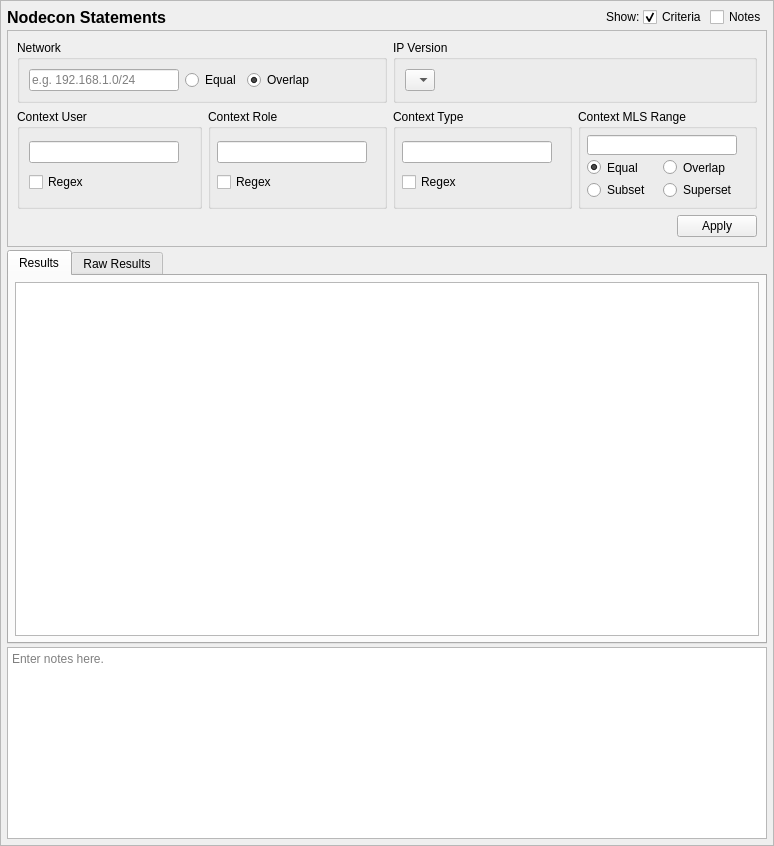
<?xml version="1.0" encoding="UTF-8"?>
<ui version="4.0">
 <class>NodeconQueryTab_ui</class>
 <widget class="QScrollArea" name="NodeconQueryTab_ui">
  <property name="geometry">
   <rect>
    <x>0</x>
    <y>0</y>
    <width>774</width>
    <height>846</height>
   </rect>
  </property>
  <property name="sizeAdjustPolicy">
   <enum>QAbstractScrollArea::AdjustToContents</enum>
  </property>
  <property name="widgetResizable">
   <bool>true</bool>
  </property>
  <widget class="QWidget" name="contents">
   <property name="geometry">
    <rect>
     <x>0</x>
     <y>0</y>
     <width>772</width>
     <height>844</height>
    </rect>
   </property>
   <property name="minimumSize">
    <size>
     <width>0</width>
     <height>0</height>
    </size>
   </property>
   <layout class="QGridLayout" name="gridLayout_9">
    <property name="leftMargin">
     <number>6</number>
    </property>
    <property name="topMargin">
     <number>6</number>
    </property>
    <property name="rightMargin">
     <number>6</number>
    </property>
    <property name="bottomMargin">
     <number>6</number>
    </property>
    <property name="spacing">
     <number>3</number>
    </property>
    <item row="3" column="0" colspan="5">
     <widget class="QTextEdit" name="notes">
      <property name="sizePolicy">
       <sizepolicy hsizetype="Preferred" vsizetype="Preferred">
        <horstretch>0</horstretch>
        <verstretch>0</verstretch>
       </sizepolicy>
      </property>
      <property name="minimumSize">
       <size>
        <width>0</width>
        <height>80</height>
       </size>
      </property>
      <property name="toolTip">
       <string>Optionally enter notes here about the query.</string>
      </property>
      <property name="placeholderText">
       <string>Enter notes here.</string>
      </property>
     </widget>
    </item>
    <item row="0" column="4">
     <widget class="QCheckBox" name="notes_expander">
      <property name="toolTip">
       <string>Show or hide the notes field (no data is lost)</string>
      </property>
      <property name="text">
       <string>Notes</string>
      </property>
     </widget>
    </item>
    <item row="0" column="3">
     <widget class="QCheckBox" name="criteria_expander">
      <property name="toolTip">
       <string>Show or hide the search criteria (no settings are lost)</string>
      </property>
      <property name="text">
       <string>Criteria</string>
      </property>
      <property name="checked">
       <bool>true</bool>
      </property>
     </widget>
    </item>
    <item row="0" column="0">
     <widget class="QLabel" name="label">
      <property name="sizePolicy">
       <sizepolicy hsizetype="Preferred" vsizetype="Fixed">
        <horstretch>0</horstretch>
        <verstretch>0</verstretch>
       </sizepolicy>
      </property>
      <property name="maximumSize">
       <size>
        <width>16777215</width>
        <height>20</height>
       </size>
      </property>
      <property name="font">
       <font>
        <pointsize>12</pointsize>
        <weight>75</weight>
        <bold>true</bold>
       </font>
      </property>
      <property name="text">
       <string>Nodecon Statements</string>
      </property>
     </widget>
    </item>
    <item row="0" column="2">
     <widget class="QLabel" name="label_2">
      <property name="text">
       <string>Show:</string>
      </property>
     </widget>
    </item>
    <item row="0" column="1">
     <spacer name="horizontalSpacer_5">
      <property name="orientation">
       <enum>Qt::Horizontal</enum>
      </property>
      <property name="sizeHint" stdset="0">
       <size>
        <width>40</width>
        <height>20</height>
       </size>
      </property>
     </spacer>
    </item>
    <item row="2" column="0" colspan="5">
     <widget class="QTabWidget" name="results_frame">
      <property name="sizePolicy">
       <sizepolicy hsizetype="Preferred" vsizetype="MinimumExpanding">
        <horstretch>0</horstretch>
        <verstretch>1</verstretch>
       </sizepolicy>
      </property>
      <property name="currentIndex">
       <number>0</number>
      </property>
      <widget class="QWidget" name="results_framePage1">
       <property name="sizePolicy">
        <sizepolicy hsizetype="Preferred" vsizetype="MinimumExpanding">
         <horstretch>0</horstretch>
         <verstretch>0</verstretch>
        </sizepolicy>
       </property>
       <attribute name="title">
        <string>Results</string>
       </attribute>
       <layout class="QVBoxLayout" name="verticalLayout_3">
        <property name="leftMargin">
         <number>6</number>
        </property>
        <property name="topMargin">
         <number>6</number>
        </property>
        <property name="rightMargin">
         <number>6</number>
        </property>
        <property name="bottomMargin">
         <number>6</number>
        </property>
        <item>
         <widget class="SEToolsTableView" name="table_results">
          <property name="sizePolicy">
           <sizepolicy hsizetype="Preferred" vsizetype="MinimumExpanding">
            <horstretch>0</horstretch>
            <verstretch>0</verstretch>
           </sizepolicy>
          </property>
          <property name="sizeAdjustPolicy">
           <enum>QAbstractScrollArea::AdjustIgnored</enum>
          </property>
          <property name="alternatingRowColors">
           <bool>true</bool>
          </property>
          <property name="sortingEnabled">
           <bool>true</bool>
          </property>
         </widget>
        </item>
       </layout>
      </widget>
      <widget class="QWidget" name="results_framePage2">
       <property name="sizePolicy">
        <sizepolicy hsizetype="Preferred" vsizetype="MinimumExpanding">
         <horstretch>0</horstretch>
         <verstretch>0</verstretch>
        </sizepolicy>
       </property>
       <attribute name="title">
        <string>Raw Results</string>
       </attribute>
       <layout class="QVBoxLayout" name="verticalLayout_2">
        <property name="leftMargin">
         <number>6</number>
        </property>
        <property name="topMargin">
         <number>6</number>
        </property>
        <property name="rightMargin">
         <number>6</number>
        </property>
        <property name="bottomMargin">
         <number>6</number>
        </property>
        <item>
         <widget class="QPlainTextEdit" name="raw_results">
          <property name="sizePolicy">
           <sizepolicy hsizetype="Preferred" vsizetype="MinimumExpanding">
            <horstretch>0</horstretch>
            <verstretch>0</verstretch>
           </sizepolicy>
          </property>
          <property name="minimumSize">
           <size>
            <width>0</width>
            <height>0</height>
           </size>
          </property>
          <property name="font">
           <font>
            <family>Monospace</family>
           </font>
          </property>
          <property name="documentTitle">
           <string/>
          </property>
          <property name="lineWrapMode">
           <enum>QPlainTextEdit::NoWrap</enum>
          </property>
          <property name="readOnly">
           <bool>true</bool>
          </property>
         </widget>
        </item>
       </layout>
      </widget>
     </widget>
    </item>
    <item row="1" column="0" colspan="5">
     <widget class="QFrame" name="criteria_frame">
      <property name="maximumSize">
       <size>
        <width>16777215</width>
        <height>16777215</height>
       </size>
      </property>
      <property name="frameShape">
       <enum>QFrame::StyledPanel</enum>
      </property>
      <property name="frameShadow">
       <enum>QFrame::Raised</enum>
      </property>
      <layout class="QGridLayout" name="gridLayout_3">
       <item row="1" column="3" rowspan="2">
        <widget class="QGroupBox" name="range_criteria">
         <property name="maximumSize">
          <size>
           <width>16777215</width>
           <height>100</height>
          </size>
         </property>
         <property name="title">
          <string>Context MLS Range</string>
         </property>
         <layout class="QGridLayout" name="gridLayout_8">
          <property name="leftMargin">
           <number>6</number>
          </property>
          <property name="topMargin">
           <number>6</number>
          </property>
          <property name="rightMargin">
           <number>6</number>
          </property>
          <property name="bottomMargin">
           <number>6</number>
          </property>
          <property name="spacing">
           <number>3</number>
          </property>
          <item row="2" column="1">
           <widget class="QRadioButton" name="range_exact">
            <property name="toolTip">
             <string>Match the context's range if the criteria is equal to the context's range.</string>
            </property>
            <property name="text">
             <string>Equal</string>
            </property>
            <property name="checked">
             <bool>true</bool>
            </property>
           </widget>
          </item>
          <item row="2" column="2">
           <widget class="QRadioButton" name="range_overlap">
            <property name="toolTip">
             <string>Match the context's range if the criteria overlaps the context's range.</string>
            </property>
            <property name="text">
             <string>Overlap</string>
            </property>
           </widget>
          </item>
          <item row="3" column="1">
           <widget class="QRadioButton" name="range_subset">
            <property name="toolTip">
             <string>Match the context's range if the criteria is a subset of the context's range.</string>
            </property>
            <property name="text">
             <string>Subset</string>
            </property>
           </widget>
          </item>
          <item row="3" column="2">
           <widget class="QRadioButton" name="range_superset">
            <property name="toolTip">
             <string>Match the context's range if the criteria is a superset to the context's range.</string>
            </property>
            <property name="text">
             <string>Superset</string>
            </property>
           </widget>
          </item>
          <item row="1" column="1" colspan="2">
           <widget class="QLineEdit" name="range_">
            <property name="sizePolicy">
             <sizepolicy hsizetype="Expanding" vsizetype="Fixed">
              <horstretch>0</horstretch>
              <verstretch>0</verstretch>
             </sizepolicy>
            </property>
            <property name="minimumSize">
             <size>
              <width>150</width>
              <height>20</height>
             </size>
            </property>
            <property name="maximumSize">
             <size>
              <width>250</width>
              <height>16777215</height>
             </size>
            </property>
           </widget>
          </item>
          <item row="1" column="3">
           <spacer name="horizontalSpacer_7">
            <property name="orientation">
             <enum>Qt::Horizontal</enum>
            </property>
            <property name="sizeType">
             <enum>QSizePolicy::Preferred</enum>
            </property>
            <property name="sizeHint" stdset="0">
             <size>
              <width>40</width>
              <height>20</height>
             </size>
            </property>
           </spacer>
          </item>
         </layout>
        </widget>
       </item>
       <item row="3" column="3">
        <widget class="QDialogButtonBox" name="buttonBox">
         <property name="standardButtons">
          <set>QDialogButtonBox::Apply</set>
         </property>
        </widget>
       </item>
       <item row="1" column="2" rowspan="2">
        <widget class="QGroupBox" name="type_criteria">
         <property name="maximumSize">
          <size>
           <width>16777215</width>
           <height>100</height>
          </size>
         </property>
         <property name="title">
          <string>Context Type</string>
         </property>
         <layout class="QGridLayout" name="gridLayout_5">
          <property name="leftMargin">
           <number>6</number>
          </property>
          <property name="topMargin">
           <number>6</number>
          </property>
          <property name="rightMargin">
           <number>6</number>
          </property>
          <property name="bottomMargin">
           <number>6</number>
          </property>
          <property name="spacing">
           <number>3</number>
          </property>
          <item row="1" column="1">
           <widget class="QCheckBox" name="type_regex">
            <property name="toolTip">
             <string>Use regular expressions to match the context's type.</string>
            </property>
            <property name="text">
             <string>Regex</string>
            </property>
           </widget>
          </item>
          <item row="0" column="1">
           <widget class="QLineEdit" name="type_">
            <property name="sizePolicy">
             <sizepolicy hsizetype="Expanding" vsizetype="Fixed">
              <horstretch>0</horstretch>
              <verstretch>0</verstretch>
             </sizepolicy>
            </property>
            <property name="minimumSize">
             <size>
              <width>150</width>
              <height>0</height>
             </size>
            </property>
            <property name="maximumSize">
             <size>
              <width>250</width>
              <height>16777215</height>
             </size>
            </property>
           </widget>
          </item>
          <item row="0" column="2">
           <spacer name="horizontalSpacer_6">
            <property name="orientation">
             <enum>Qt::Horizontal</enum>
            </property>
            <property name="sizeHint" stdset="0">
             <size>
              <width>40</width>
              <height>20</height>
             </size>
            </property>
           </spacer>
          </item>
         </layout>
        </widget>
       </item>
       <item row="1" column="1" rowspan="2">
        <widget class="QGroupBox" name="role_criteria">
         <property name="maximumSize">
          <size>
           <width>16777215</width>
           <height>100</height>
          </size>
         </property>
         <property name="title">
          <string>Context Role</string>
         </property>
         <layout class="QGridLayout" name="gridLayout_2">
          <property name="leftMargin">
           <number>6</number>
          </property>
          <property name="topMargin">
           <number>6</number>
          </property>
          <property name="rightMargin">
           <number>6</number>
          </property>
          <property name="bottomMargin">
           <number>6</number>
          </property>
          <property name="spacing">
           <number>3</number>
          </property>
          <item row="0" column="0">
           <widget class="QLineEdit" name="role">
            <property name="sizePolicy">
             <sizepolicy hsizetype="Expanding" vsizetype="Fixed">
              <horstretch>0</horstretch>
              <verstretch>0</verstretch>
             </sizepolicy>
            </property>
            <property name="minimumSize">
             <size>
              <width>150</width>
              <height>0</height>
             </size>
            </property>
            <property name="maximumSize">
             <size>
              <width>250</width>
              <height>16777215</height>
             </size>
            </property>
           </widget>
          </item>
          <item row="1" column="0">
           <widget class="QCheckBox" name="role_regex">
            <property name="enabled">
             <bool>true</bool>
            </property>
            <property name="toolTip">
             <string>Use regular expressions to match the context's role.</string>
            </property>
            <property name="text">
             <string>Regex</string>
            </property>
           </widget>
          </item>
          <item row="0" column="1">
           <spacer name="horizontalSpacer_4">
            <property name="orientation">
             <enum>Qt::Horizontal</enum>
            </property>
            <property name="sizeHint" stdset="0">
             <size>
              <width>40</width>
              <height>20</height>
             </size>
            </property>
           </spacer>
          </item>
         </layout>
        </widget>
       </item>
       <item row="1" column="0" rowspan="2">
        <widget class="QGroupBox" name="user_critera">
         <property name="title">
          <string>Context User</string>
         </property>
         <layout class="QGridLayout" name="gridLayout_6">
          <item row="0" column="0">
           <widget class="QLineEdit" name="user">
            <property name="sizePolicy">
             <sizepolicy hsizetype="Expanding" vsizetype="Fixed">
              <horstretch>0</horstretch>
              <verstretch>0</verstretch>
             </sizepolicy>
            </property>
            <property name="minimumSize">
             <size>
              <width>150</width>
              <height>0</height>
             </size>
            </property>
            <property name="maximumSize">
             <size>
              <width>250</width>
              <height>16777215</height>
             </size>
            </property>
           </widget>
          </item>
          <item row="1" column="0">
           <widget class="QCheckBox" name="user_regex">
            <property name="toolTip">
             <string>Use regular expressions to match the context's user.</string>
            </property>
            <property name="text">
             <string>Regex</string>
            </property>
           </widget>
          </item>
          <item row="0" column="1">
           <spacer name="horizontalSpacer_3">
            <property name="orientation">
             <enum>Qt::Horizontal</enum>
            </property>
            <property name="sizeHint" stdset="0">
             <size>
              <width>40</width>
              <height>20</height>
             </size>
            </property>
           </spacer>
          </item>
         </layout>
        </widget>
       </item>
       <item row="0" column="0" colspan="2">
        <widget class="QGroupBox" name="network_criteria">
         <property name="title">
          <string>Network</string>
         </property>
         <layout class="QGridLayout" name="gridLayout">
          <item row="0" column="0">
           <widget class="QLineEdit" name="network">
            <property name="sizePolicy">
             <sizepolicy hsizetype="Expanding" vsizetype="Fixed">
              <horstretch>0</horstretch>
              <verstretch>0</verstretch>
             </sizepolicy>
            </property>
            <property name="minimumSize">
             <size>
              <width>150</width>
              <height>0</height>
             </size>
            </property>
            <property name="maximumSize">
             <size>
              <width>250</width>
              <height>16777215</height>
             </size>
            </property>
            <property name="placeholderText">
             <string>e.g. 192.168.1.0/24</string>
            </property>
           </widget>
          </item>
          <item row="0" column="3">
           <widget class="QRadioButton" name="network_overlap">
            <property name="toolTip">
             <string>Match the network if the criteria overlaps the nodecon's network range.</string>
            </property>
            <property name="text">
             <string>Overlap</string>
            </property>
            <property name="checked">
             <bool>true</bool>
            </property>
           </widget>
          </item>
          <item row="0" column="2">
           <widget class="QRadioButton" name="network_exact">
            <property name="toolTip">
             <string>Match the network if the criteria is equal to the nodecon's network range.</string>
            </property>
            <property name="text">
             <string>Equal</string>
            </property>
            <property name="checked">
             <bool>false</bool>
            </property>
           </widget>
          </item>
          <item row="0" column="4">
           <spacer name="horizontalSpacer">
            <property name="orientation">
             <enum>Qt::Horizontal</enum>
            </property>
            <property name="sizeHint" stdset="0">
             <size>
              <width>40</width>
              <height>20</height>
             </size>
            </property>
           </spacer>
          </item>
         </layout>
        </widget>
       </item>
       <item row="0" column="2" colspan="2">
        <widget class="QGroupBox" name="ip_version_criteria">
         <property name="title">
          <string>IP Version</string>
         </property>
         <layout class="QGridLayout" name="gridLayout_4">
          <item row="0" column="1">
           <spacer name="horizontalSpacer_2">
            <property name="orientation">
             <enum>Qt::Horizontal</enum>
            </property>
            <property name="sizeHint" stdset="0">
             <size>
              <width>40</width>
              <height>20</height>
             </size>
            </property>
           </spacer>
          </item>
          <item row="0" column="0">
           <widget class="QComboBox" name="ip_version">
            <property name="toolTip">
             <string>Match the IP version of the nodecon.</string>
            </property>
            <item>
             <property name="text">
              <string/>
             </property>
            </item>
           </widget>
          </item>
         </layout>
        </widget>
       </item>
      </layout>
      <zorder>role_criteria</zorder>
      <zorder>type_criteria</zorder>
      <zorder>user_critera</zorder>
      <zorder>range_criteria</zorder>
      <zorder>buttonBox</zorder>
      <zorder>ip_version_criteria</zorder>
      <zorder>network_criteria</zorder>
     </widget>
    </item>
   </layout>
  </widget>
 </widget>
 <customwidgets>
  <customwidget>
   <class>SEToolsTableView</class>
   <extends>QTableView</extends>
   <header>setoolsgui/tableview.h</header>
  </customwidget>
 </customwidgets>
 <tabstops>
  <tabstop>criteria_expander</tabstop>
  <tabstop>notes_expander</tabstop>
  <tabstop>network</tabstop>
  <tabstop>network_exact</tabstop>
  <tabstop>network_overlap</tabstop>
  <tabstop>ip_version</tabstop>
  <tabstop>user</tabstop>
  <tabstop>user_regex</tabstop>
  <tabstop>role</tabstop>
  <tabstop>role_regex</tabstop>
  <tabstop>type_</tabstop>
  <tabstop>type_regex</tabstop>
  <tabstop>range_</tabstop>
  <tabstop>range_exact</tabstop>
  <tabstop>range_overlap</tabstop>
  <tabstop>range_subset</tabstop>
  <tabstop>range_superset</tabstop>
  <tabstop>results_frame</tabstop>
  <tabstop>table_results</tabstop>
  <tabstop>raw_results</tabstop>
  <tabstop>notes</tabstop>
 </tabstops>
 <resources/>
 <connections>
  <connection>
   <sender>criteria_expander</sender>
   <signal>toggled(bool)</signal>
   <receiver>criteria_frame</receiver>
   <slot>setVisible(bool)</slot>
   <hints>
    <hint type="sourcelabel">
     <x>592</x>
     <y>16</y>
    </hint>
    <hint type="destinationlabel">
     <x>386</x>
     <y>232</y>
    </hint>
   </hints>
  </connection>
  <connection>
   <sender>notes_expander</sender>
   <signal>toggled(bool)</signal>
   <receiver>notes</receiver>
   <slot>setVisible(bool)</slot>
   <hints>
    <hint type="sourcelabel">
     <x>735</x>
     <y>16</y>
    </hint>
    <hint type="destinationlabel">
     <x>386</x>
     <y>756</y>
    </hint>
   </hints>
  </connection>
 </connections>
</ui>
